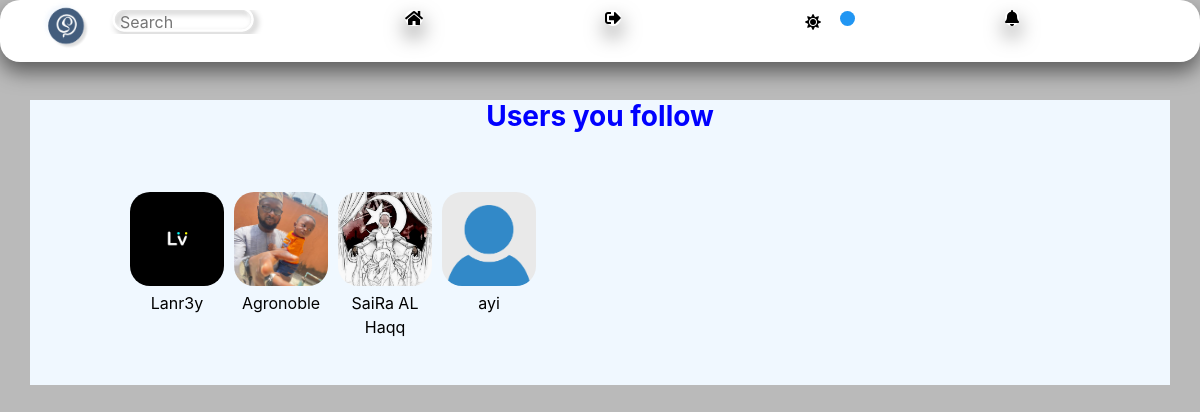
Page /myfollowing (signed in) on the committed database.
### network/models.py (models this page shows)
class User(AbstractUser):
    profile_pics = models.ImageField(upload_to='profile_pics/', null=True, blank=True)
    phone_number = models.CharField(max_length=20, null=True, blank=True)
    about = models.TextField(null=True, blank=True)

### network/views.py (the view)
# urls.py: path("myfollowing", views.myfollowing, name='myfollowing'),
def myfollowing(request):
    if not request.user.is_authenticated:
        return HttpResponseRedirect(reverse('network_login'))
    user = User.objects.get(pk=request.user.id)
    following = Follow.objects.filter(follower=user).values_list('following', flat=True)
    followers = Follow.objects.filter(following=user).values_list('follower', flat=True)
    following_only = User.objects.filter(id__in=followers).exclude(id__in=following)
    return render(request, "network/myfollowing.html", {"following_only": following_only})

### network/custom_context_processors.py (called while the page is built)
def my_groups_and_joined(request):
    if request.user.is_authenticated:
        my_groups = Group.objects.filter(creator=request.user)
        groups_i_joined = request.user.group_members.all()
    else:
        my_groups = []
        groups_i_joined = []
    return {
        'my_groups': my_groups,
        'groups_i_joined': groups_i_joined,
    }

### network/templates/network/myfollowing.html (shortened to what this page needs)
{% extends 'network/layout.html' %}
{% load static %}
{% block body %}
<div class="container" style="margin-top: 100px; background-color: #f0f8ff; border: 1px solid #ccc; padding-left: 100px; padding-right: 100px; border: none;">
  <h3 style="color: blue;"><strong>Users you follow</strong></h3>
  <div class="image-container">
    {% for friend in following_only %}
      <div class="friend-container">
        {% if friend.profile_pics %}
        <a href="{% url 'profile' friend.id %}">
        <img src="{{ friend.profile_pics.url }}" class="card-img-top" alt="{{ friend.username }}" style="aspect-ratio: 1 / 1; object-fit: cover; border-radius: 20px; margin-top: 50px;">
        <p class="friend-username">{{ friend.username }}</p>
        </a>
        {% else %}
        <a href="{% url 'profile' friend.id %}">
        <img src="media/post_image/nodp.jpg" class="card-img-top" alt="{{ friend.username }}" style="aspect-ratio: 1 / 1; object-fit: cover; border-radius: 20px; margin-top: 50px;">
        <p class="friend-username">{{ friend.username }}</p>
      </a>
        {% endif %}
      </div>
    {% endfor %}
  </div>
</div>
{% endblock %}

### network/static/network/styles.css (style rules this page uses)
body { background-color:#BABABA; }
* { margin: 0; padding: 0; box-sizing: border-box; }
.image-container { display: flex; flex-wrap: wrap; gap: 4px; max-width: 100%; max-height: 100%; overflow: hidden; }
a { color: inherit; text-decoration: none; }
.container { display: flex; }

### network/templates/network/myfollowing.html (style rules this page uses)
.container { display: flex; flex-direction: column; align-items: center; }
.image-container { display: flex; flex-wrap: wrap; gap: 10px; }
.friend-container { flex: 1 0 auto; max-width: 10%; text-align: center; margin-bottom: 10px; }
.friend-container img { width: 100%; border-radius: 20px; }
.friend-username { margin-top: 5px; }

### rows in the picture
User: profile_pics (picture), username "Lanr3y"
User: profile_pics (picture), username "Agronoble"
User: profile_pics (picture), username "SaiRa AL Haqq"
User: username "ayi"
